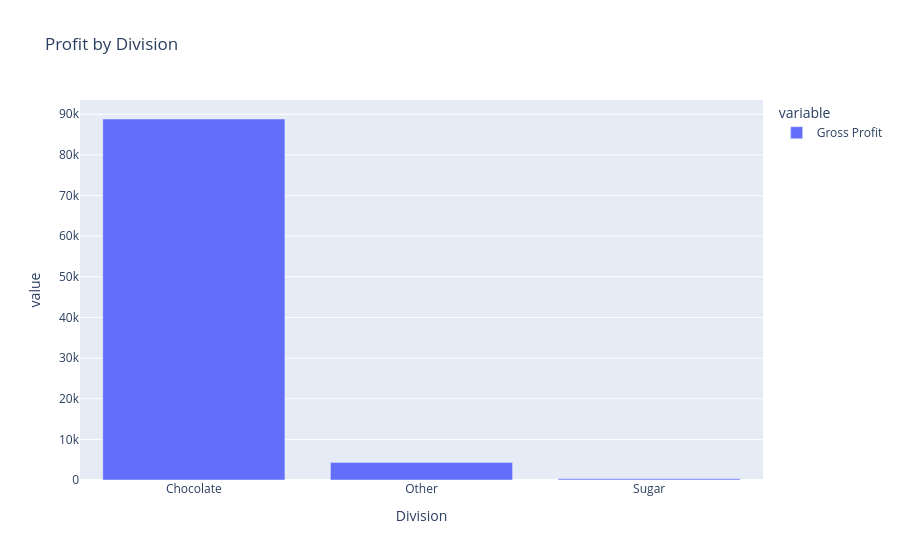

Write notebook code for a chart like this one.
### Markdown cell above
Profit by Division

### Code cell
profit = (
    df.groupby("Division")["Gross Profit"]
      .sum()
      .sort_values(ascending=False)
)

fig = px.bar(
    profit,
    title="Profit by Division"
)

fig.show()

### Figure 1 — Plotly figure (JSON) as saved in the notebook; plotly's stock layout.template omitted (floating-point values rounded to 4 significant figures)
{"data": [{"hovertemplate": "variable=Gross Profit<br>Division=%{x}<br>value=%{y}<extra></extra>", "legendgroup": "Gross Profit", "marker": {"color": "#636efa", "pattern": {"shape": ""}}, "name": "Gross Profit", "orientation": "v", "showlegend": true, "textposition": "auto", "type": "bar", "x": ["Chocolate", "Other", "Sugar"], "xaxis": "x", "y": [88820.0, 4333.0, 284.7], "yaxis": "y"}], "layout": {"barmode": "relative", "legend": {"title": {"text": "variable"}, "tracegroupgap": 0}, "title": {"text": "Profit by Division"}, "xaxis": {"anchor": "y", "domain": [0, 1], "title": {"text": "Division"}}, "yaxis": {"anchor": "x", "domain": [0, 1], "title": {"text": "value"}}}}
